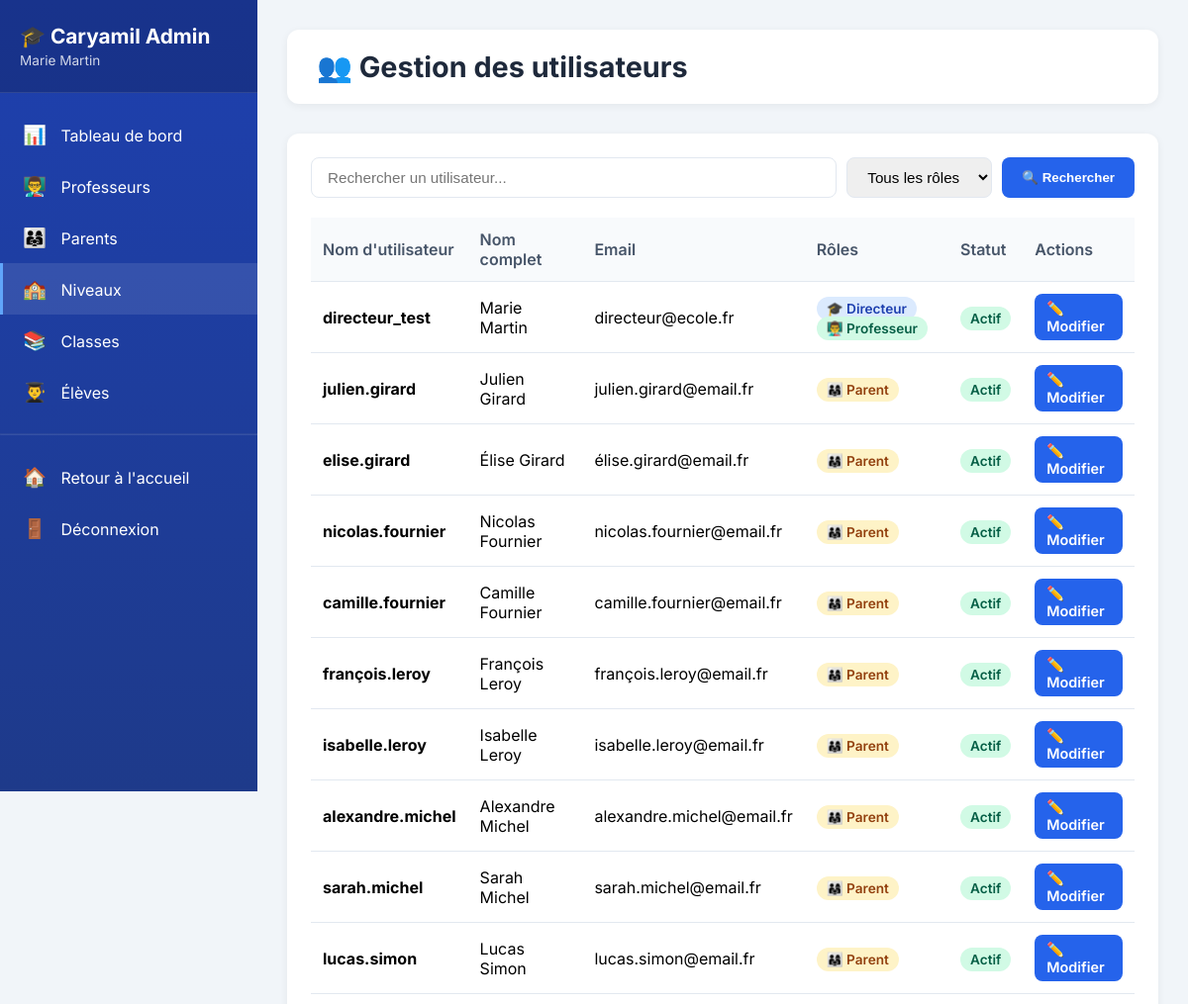
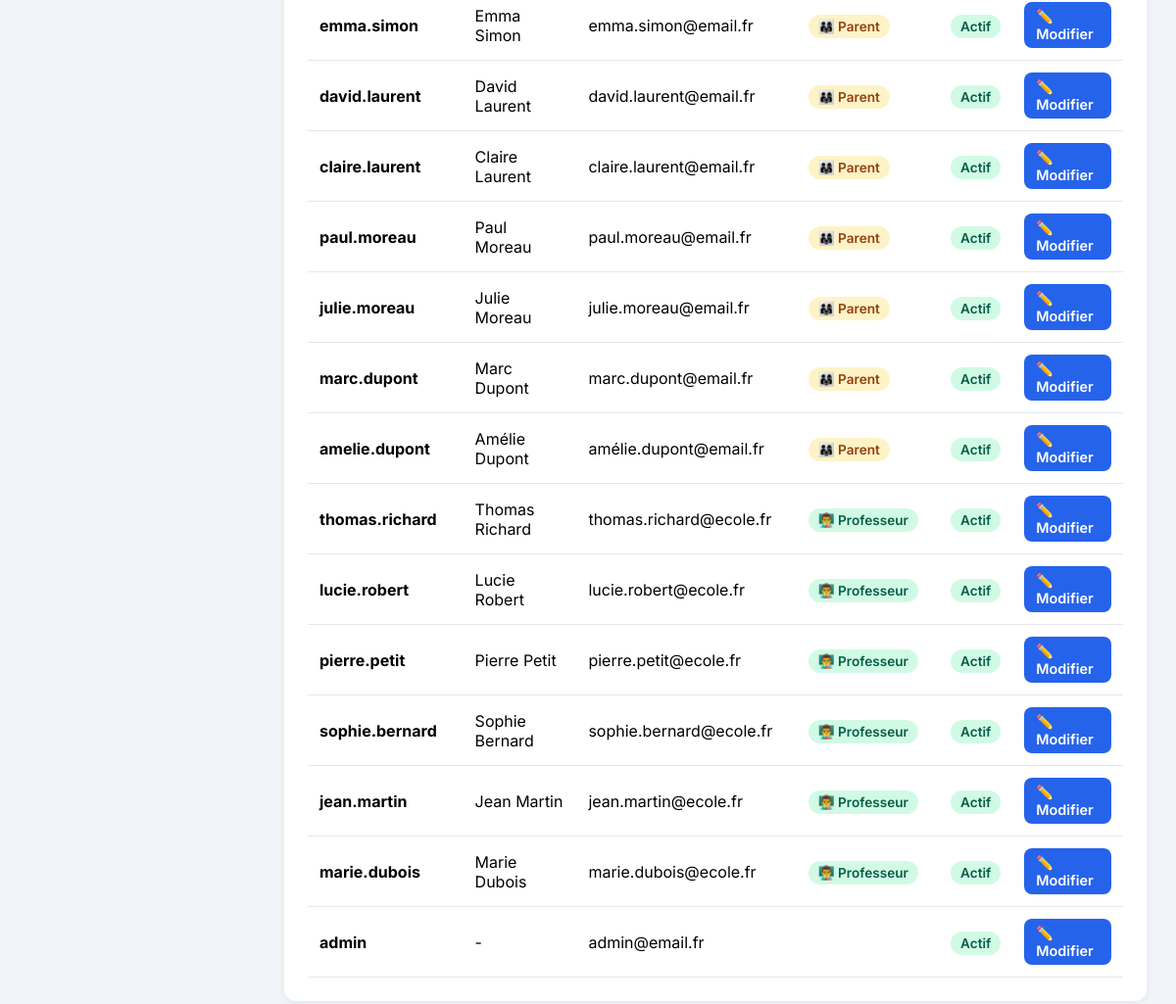
The app's page /niveaux/administration/utilisateurs/ (signed in) with its own data (2 pictures, top to bottom).
### accounts/models.py (models this page shows, shortened)
class CustomUser(AbstractUser):
    is_parent = models.BooleanField(default=False, verbose_name="Est parent")
    is_teacher = models.BooleanField(default=False, verbose_name="Est professeur")
    is_director = models.BooleanField(default=False, verbose_name="Est directeur")

### interfaces/views_admin.py (the view, shortened to what this page needs)
# urls.py: path('administration/utilisateurs/', views_admin.admin_users_list, name='admin_users_list'),
@login_required
def admin_users_list(request):
    if not user_is_admin(request.user):
        messages.error(request, "Accès refusé.")
        return redirect('niveau_selector')
    search = request.GET.get('search', '')
    role = request.GET.get('role', '')
    users = User.objects.all().order_by('-date_joined')
    if role == 'teacher':
        users = users.filter(is_teacher=True)
    elif role == 'parent':
        users = users.filter(is_parent=True)
    elif role == 'director':
        users = users.filter(is_director=True)
    context = {
        'users': users,
        'search': search,
        'role': role,
    }
    return render(request, 'admin/users_list.html', context)

### interfaces/views_admin.py (called while the page is built)
def user_is_admin(user):
    return user.is_superuser or user.is_director

### interfaces/templates/admin/users_list.html (shortened to what this page needs)
{% extends 'admin/base.html' %}
{% block content %}
<div class="top-bar">
    <h1 class="page-title">👥 Gestion des utilisateurs</h1>
</div>
<div class="card">
    <form method="get" class="search-bar">
        <input type="text" name="search" placeholder="Rechercher un utilisateur..." value="{{ search }}">
        <select name="role">
            <option value="">Tous les rôles</option>
        </select>
        <button type="submit" class="btn btn-primary">🔍 Rechercher</button>
    </form>
    <table>
        <thead>
            <tr>
                <th>Nom d'utilisateur</th>
                <th>Nom complet</th>
                <th>Email</th>
                <th>Rôles</th>
                <th>Statut</th>
                <th>Actions</th>
            </tr>
        </thead>
        <tbody>
            {% for user in users %}
            <tr>
                <td><strong>{{ user.username }}</strong></td>
                <td>{{ user.get_full_name|default:"-" }}</td>
                <td>{{ user.email|default:"-" }}</td>
                <td>
                    {% if user.is_director %}
                        <span class="badge badge-blue">🎓 Directeur</span>
                    {% endif %}
                    {% if user.is_teacher %}
                        <span class="badge badge-green">👨‍🏫 Professeur</span>
                    {% endif %}
                    {% if user.is_parent %}
                        <span class="badge badge-yellow">👨‍👩‍👧 Parent</span>
                    {% endif %}
                </td>
                <td>
                    {% if user.is_active %}
                        <span class="badge badge-green">Actif</span>
                    {% else %}
                        <span class="badge badge-red">Inactif</span>
                    {% endif %}
                </td>
                <td>
                    <a href="{% url 'admin_user_edit' user.id %}" class="btn btn-sm btn-primary">✏️ Modifier</a>
                </td>
            </tr>
            {% empty %}
            <tr>
                <td colspan="6" style="text-align: center; color: #64748b;">Aucun utilisateur trouvé</td>
            </tr>
            {% endfor %}
        </tbody>
    </table>
</div>
{% endblock %}

### interfaces/templates/admin/base.html (shortened to what this page needs)
{% load static %}
<!DOCTYPE html>
<html lang="fr">
<head>
</head>
<body>
    <div class="admin-layout">
        <div class="sidebar">
            <div class="sidebar-header">
                <h2>🎓 Caryamil Admin</h2>
                <p>{{ user.get_full_name|default:user.username }}</p>
            </div>
            <nav class="sidebar-nav">
                <a href="{% url 'admin_dashboard' %}" class="nav-item {% if request.resolver_match.url_name == 'admin_dashboard' %}active{% endif %}">
                    <span>📊</span> Tableau de bord
                </a>
                <a href="{% url 'admin_teachers_list' %}" class="nav-item {% if 'professeur' in request.path %}active{% endif %}">
                    <span>👨‍🏫</span> Professeurs
                </a>
                <a href="{% url 'admin_parents_list' %}" class="nav-item {% if 'parent' in request.path %}active{% endif %}">
                    <span>👨‍👩‍👧</span> Parents
                </a>
                <a href="{% url 'admin_levels_list' %}" class="nav-item {% if 'niveau' in request.path %}active{% endif %}">
                    <span>🏫</span> Niveaux
                </a>
                <a href="{% url 'admin_classes_list' %}" class="nav-item {% if 'classe' in request.path %}active{% endif %}">
                    <span>📚</span> Classes
                </a>
                <a href="{% url 'admin_students_list' %}" class="nav-item {% if 'eleve' in request.path %}active{% endif %}">
                    <span>👨‍🎓</span> Élèves
                </a>
                <hr style="border-color: rgba(255,255,255,0.1); margin: 16px 0;">
                <a href="{% url 'niveau_selector' %}" class="nav-item">
                    <span>🏠</span> Retour à l'accueil
                </a>
                <a href="{% url 'logout' %}" class="nav-item">
                    <span>🚪</span> Déconnexion
                </a>
            </nav>
        </div>
        <div class="main-content">
            {% block content %}{% endblock %}
        </div>
    </div>
</body>
</html>

### interfaces/templates/admin/base.html (style rules this page uses)
* { margin: 0; padding: 0; box-sizing: border-box; }
body { font-family: 'Inter', sans-serif; background: #f1f5f9; min-height: 100vh; }
.admin-layout { display: flex; min-height: 100vh; }
.sidebar { width: 260px; background: linear-gradient(180deg, #1e40af 0%, #1e3a8a 100%); color: white; padding: 0; position: fixed; height: 100vh; overflow-y: auto; }
.sidebar-header { padding: 24px 20px; background: rgba(0,0,0,0.2); border-bottom: 1px solid rgba(255,255,255,0.1); }
.sidebar-header h2 { font-size: 1.3em; margin-bottom: 4px; }
.sidebar-header p { font-size: 0.85em; opacity: 0.8; }
.sidebar-nav { padding: 16px 0; }
.nav-item { display: block; padding: 14px 20px; color: white; text-decoration: none; transition: all 0.2s; border-left: 3px solid transparent; }
.nav-item:hover, .nav-item.active { background: rgba(255,255,255,0.1); border-left-color: #60a5fa; }
.nav-item span { margin-right: 10px; font-size: 1.2em; }
.main-content { margin-left: 260px; flex: 1; padding: 30px; }
.top-bar { background: white; padding: 20px 30px; border-radius: 12px; margin-bottom: 30px; display: flex; justify-content: space-between; align-items: center; box-shadow: 0 2px 8px rgba(0,0,0,0.06); }
.page-title { font-size: 1.8em; color: #1e293b; }
.btn { padding: 10px 20px; border: none; border-radius: 8px; font-weight: 600; cursor: pointer; text-decoration: none; display: inline-block; transition: all 0.2s; }
.btn-primary { background: #2563eb; color: white; }
.btn-sm { padding: 6px 12px; font-size: 0.9em; }
.card { background: white; padding: 24px; border-radius: 12px; box-shadow: 0 2px 8px rgba(0,0,0,0.06); margin-bottom: 20px; }
table { width: 100%; border-collapse: collapse; }
th, td { text-align: left; padding: 12px; border-bottom: 1px solid #e2e8f0; }
th { background: #f8fafc; font-weight: 600; color: #475569; }
.badge { padding: 4px 10px; border-radius: 12px; font-size: 0.85em; font-weight: 600; }
.badge-blue { background: #dbeafe; color: #1e40af; }
.badge-green { background: #d1fae5; color: #065f46; }
.badge-yellow { background: #fef3c7; color: #92400e; }
.search-bar { display: flex; gap: 10px; margin-bottom: 20px; }
.search-bar input, .search-bar select { padding: 10px 16px; border: 1px solid #e2e8f0; border-radius: 8px; font-size: 0.95em; }
.search-bar input { flex: 1; }

### records on screen
CustomUser: get_full_name "Marie Martin", username "directeur_test", email "directeur@ecole.fr", is_director "🎓 Directeur", is_teacher "👨‍🏫 Professeur", is_active "Actif"
CustomUser: username "julien.girard", get_full_name "Julien Girard", email "julien.girard@email.fr", is_parent "👨‍👩‍👧 Parent", is_active "Actif"
CustomUser: username "elise.girard", get_full_name "Élise Girard", email "élise.girard@email.fr", is_parent "👨‍👩‍👧 Parent", is_active "Actif"
CustomUser: username "nicolas.fournier", get_full_name "Nicolas Fournier", email "nicolas.fournier@email.fr", is_parent "👨‍👩‍👧 Parent", is_active "Actif"
CustomUser: username "camille.fournier", get_full_name "Camille Fournier", email "camille.fournier@email.fr", is_parent "👨‍👩‍👧 Parent", is_active "Actif"
CustomUser: username "françois.leroy", get_full_name "François Leroy", email "françois.leroy@email.fr", is_parent "👨‍👩‍👧 Parent", is_active "Actif"
CustomUser: username "isabelle.leroy", get_full_name "Isabelle Leroy", email "isabelle.leroy@email.fr", is_parent "👨‍👩‍👧 Parent", is_active "Actif"
CustomUser: username "alexandre.michel", get_full_name "Alexandre Michel", email "alexandre.michel@email.fr", is_parent "👨‍👩‍👧 Parent", is_active "Actif"
CustomUser: username "sarah.michel", get_full_name "Sarah Michel", email "sarah.michel@email.fr", is_parent "👨‍👩‍👧 Parent", is_active "Actif"
CustomUser: username "lucas.simon", get_full_name "Lucas Simon", email "lucas.simon@email.fr", is_parent "👨‍👩‍👧 Parent", is_active "Actif"
CustomUser: username "emma.simon", get_full_name "Emma Simon", email "emma.simon@email.fr", is_parent "👨‍👩‍👧 Parent", is_active "Actif"
CustomUser: username "david.laurent", get_full_name "David Laurent", email "david.laurent@email.fr", is_parent "👨‍👩‍👧 Parent", is_active "Actif"
CustomUser: username "claire.laurent", get_full_name "Claire Laurent", email "claire.laurent@email.fr", is_parent "👨‍👩‍👧 Parent", is_active "Actif"
CustomUser: username "paul.moreau", get_full_name "Paul Moreau", email "paul.moreau@email.fr", is_parent "👨‍👩‍👧 Parent", is_active "Actif"
CustomUser: username "julie.moreau", get_full_name "Julie Moreau", email "julie.moreau@email.fr", is_parent "👨‍👩‍👧 Parent", is_active "Actif"
CustomUser: username "marc.dupont", get_full_name "Marc Dupont", email "marc.dupont@email.fr", is_parent "👨‍👩‍👧 Parent", is_active "Actif"
CustomUser: username "amelie.dupont", get_full_name "Amélie Dupont", email "amélie.dupont@email.fr", is_parent "👨‍👩‍👧 Parent", is_active "Actif"
CustomUser: username "thomas.richard", get_full_name "Thomas Richard", email "thomas.richard@ecole.fr", is_teacher "👨‍🏫 Professeur", is_active "Actif"
CustomUser: username "lucie.robert", get_full_name "Lucie Robert", email "lucie.robert@ecole.fr", is_teacher "👨‍🏫 Professeur", is_active "Actif"
CustomUser: username "pierre.petit", get_full_name "Pierre Petit", email "pierre.petit@ecole.fr", is_teacher "👨‍🏫 Professeur", is_active "Actif"
CustomUser: username "sophie.bernard", get_full_name "Sophie Bernard", email "sophie.bernard@ecole.fr", is_teacher "👨‍🏫 Professeur", is_active "Actif"
CustomUser: username "jean.martin", get_full_name "Jean Martin", email "jean.martin@ecole.fr", is_teacher "👨‍🏫 Professeur", is_active "Actif"
CustomUser: username "marie.dubois", get_full_name "Marie Dubois", email "marie.dubois@ecole.fr", is_teacher "👨‍🏫 Professeur", is_active "Actif"
CustomUser: username "admin", get_full_name "-", email "admin@email.fr", is_active "Actif"
